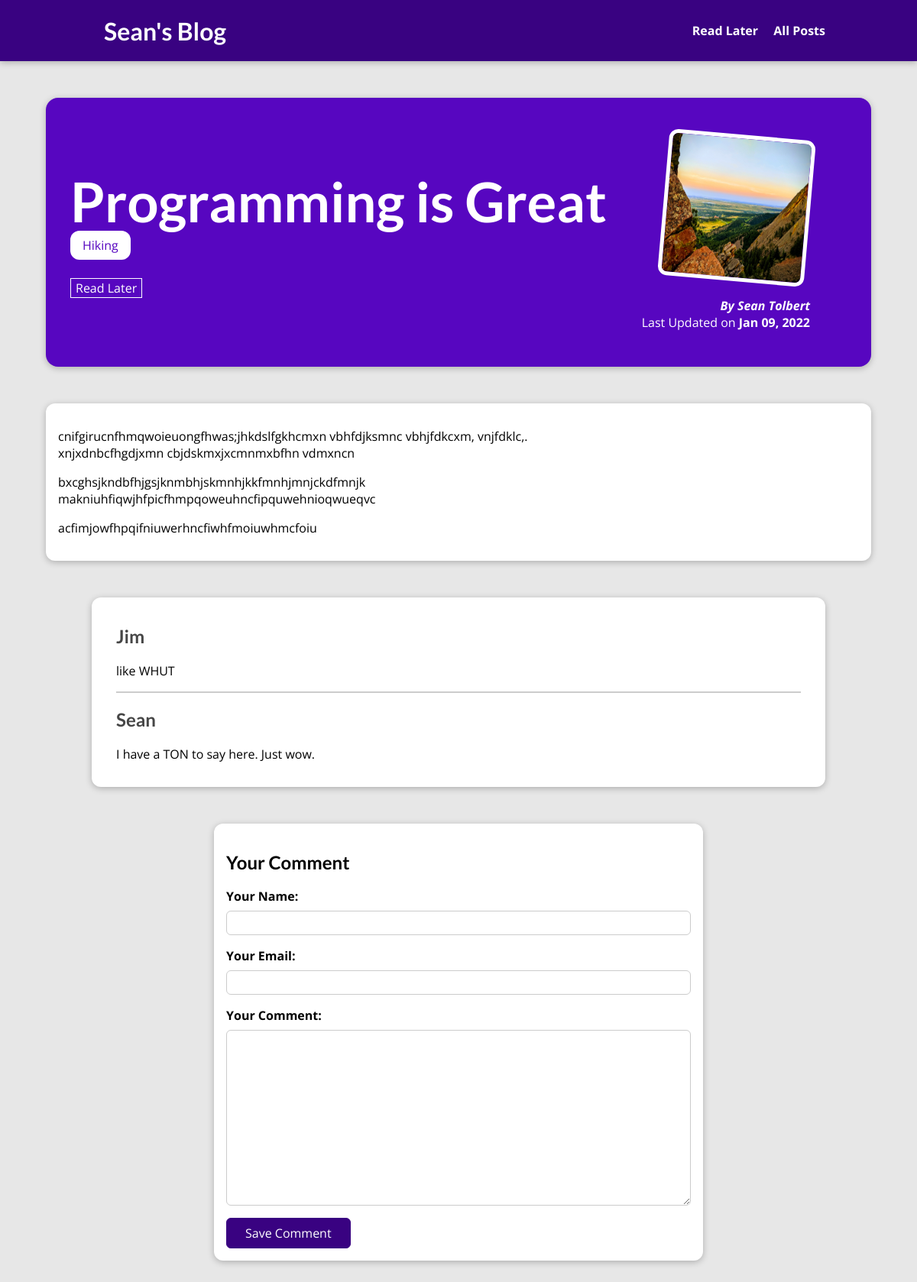
The page /posts/programming-is-great on the database its author committed.
### blog/models.py (models this page shows, shortened)
class Post(models.Model):
    title = models.CharField(max_length=200)
    excerpt = models.CharField(max_length=300)
    image = models.ImageField(upload_to="posts", null = True)
    date = models.DateField(auto_now=True)
    slug = models.SlugField(unique=True)
    content = models.TextField(validators=[MinLengthValidator(10)])
    author = models.ForeignKey(
        Author, on_delete=models.SET_NULL, null=True, related_name="posts")
    tag = models.ManyToManyField(Tag)

class Tag(models.Model):
    caption = models.CharField(max_length=100)
    def __str__(self):
        return self.caption

class Author(models.Model):
    first_name = models.CharField(max_length=50)
    last_name = models.CharField(max_length=50)
    email = models.EmailField()
    def full_name(self):
        return f"{self.first_name} {self.last_name}"
    def __str__(self):
        return self.full_name()

class Comment(models.Model):
    user_name = models.CharField(max_length=120)
    user_email = models.EmailField()
    text = models.TextField(max_length=400)
    post = models.ForeignKey(Post, on_delete=models.CASCADE, related_name="comments")

### blog/views.py (the view, shortened to what this page needs)
# urls.py: path('posts/<slug:slug>', views.PostDetailView.as_view(), name='post-detail'),
class PostDetailView(View):
    def is_stored_post(self, request, post_id):
        stored_posts = request.session.get("stored_posts")
        if stored_posts is not None:
            is_saved_for_later = post_id in stored_posts
        else:
            is_saved_for_later = False
        return is_saved_for_later
    def get(self, request, slug):
        post = Post.objects.get(slug=slug)
        context = {
            "post": post,
            "post_tags": post.tag.all(),
            "comment_form": CommentForm(),
            "comments": post.comments.all().order_by("-id"),
            "saved_for_later": self.is_stored_post(request, post.id),
        }
        return render(request, "blog/details.html", context)

### blog/forms.py
class CommentForm(forms.ModelForm):
    class Meta:
        model = Comment
        exclude = ["post"]
        labels = {
            "user_name": "Your Name",
            "user_email": "Your Email",
            "text": "Your Comment"
        }

### blog/templates/blog/details.html (shortened to what this page needs)
{% extends 'base.html' %}
{%load static%}
{% block css_files %}
  <link rel='stylesheet' href="{% static 'blog/details.css' %}" />
{% endblock %}
{% block content %}
<section id="summary">
  <h2>{{post.title}}</h2>
  <div>
    {% for tag in post_tags %}
    <span class="tag">{{tag}}</span>
    {% endfor %}
  </div>
  <div id="read-later">
    <form action="{% url "read-later" %}" method="POST">
      <button>
        {% if saved_for_later %}
          Remove from "Read Later" List
        {% else %}
          Read Later
        {% endif %}
      </button>
    </form>
  </div>
  <article>
    <img src="{{post.image.url}}" alt="{{post.title}}" />
    <address>
      By <a href="mailto:{{post.author.email}}">{{post.author|title}}</a>
    </address>
    <div>Last Updated on <time>{{post.date|date:"M d, Y"}}</time></div>
  </article>
</section>
<main>{{post.content|linebreaks}}</main>
<section id="comments">
  <ul>
    {% for comment in comments %}
    <li>
      <h2>{{comment.user_name}}</h2>
      <p>{{comment.text|linebreaks}}</p>
    </li>
    {% endfor %}
  </ul>
</section>
<section id="comment-form">
  <h2>Your Comment</h2>
  <form action="{% url "post-detail" post.slug %}" method="POST">
    {% for form_field in comment_form %}
    <div class="form-control {% if form_field.errors %}invalid{% endif %}">
      {{ form_field.label_tag }}
      {{ form_field }}
    </div>
    {% endfor %}
    <button>Save Comment</button>
  </form>
</section>
{% endblock %}

### static/app.css (style rules this page uses)
* { box-sizing: border-box; }
html { font-family: 'Open Sans', 'Lato', sans-serif; }
body { margin: 0; }
h1, h2, h3 { font-family: 'Lato', sans-serif; font-weight: bold; }

### blog/static/blog/details.css (style rules this page uses)
body { background-color: #e7e7e7; }
#summary { margin: 8rem auto 3rem auto; padding: 2rem; width: 90%; max-width: 90rem; border-radius: 16px; background-color: #5706c0; position: relative; box-shadow: 0 2px 8px rgba(0, 0, 0, 0.25); height: 22rem; }
#summary h2 { color: white; font-size: 4.5rem; margin-bottom: 0.25rem; }
#summary article { position: absolute; top: 2rem; right: 3rem; padding: 1rem 2rem; border-radius: 12px; text-align: right; color: white; }
#summary article img { width: 12rem; height: 12rem; border-radius: 12px; transform: rotateZ(5deg); border: 5px solid white; margin-bottom: 1rem; }
#summary address { font-weight: bold; }
#summary a { text-decoration: none; color: white; }
#summary time { font-weight: bold; }
#read-later { margin: 2rem 0; }
#read-later button { background-color: transparent; border: 1px solid white; font: inherit; padding: 0.5rem 2 rem; color: white; cursor: pointer; }
main { width: 90%; max-width: 90rem; margin: 3rem auto; background-color: white; padding: 1rem; border-radius: 12px; box-shadow: 0 2px 8px rgba(0, 0, 0, 0.25); }
.tag { background-color: white; color: #5706c0; padding: 0.5rem 1rem; border-radius: 12px; }
#comment-form { margin: 3rem auto; width: 90%; max-width: 40rem; border-radius: 12px; background-color: white; box-shadow: 0 2px 8px rgba(0, 0, 0, 0.25); padding: 1rem; }
#comment-form button { font: inherit; background-color: #390281; color: white; border: 1px solid #390281; padding: 0.5rem 1.5rem; border-radius: 6px; cursor: pointer; }
.form-control { margin-bottom: 1rem; }
.form-control label { font-weight: bold; margin-bottom: 0.5rem; display: block; }
.form-control input, .form-control textarea { display: block; width: 100%; font: inherit; padding: 0.25rem; border-radius: 6px; border: 1px solid #ccc; }
#comments { margin: 3rem auto; width: 90%; max-width: 60rem; border-radius: 12px; background-color: white; box-shadow: 0 2px 8px rgba(0, 0, 0, 0.25); padding: 1rem 2rem; }
#comments ul { list-style: none; margin: 0; padding: 0; }
#comments li { margin-bottom: 1rem; border-bottom: 2px solid #ccc; }
#comments li:last-of-type { border-bottom: none; }
#comments h2 { color: #464646; }

### rows shown on the page
Post: title "Programming is Great", image (picture), author "Sean Tolbert", date "Jan 09, 2022", content "cnifgirucnfhmqwoieuongfhwas;jhkdslfgkhcmxn vbhfdjksmnc vbhjfdkcxm, vnjfdklc,. xnjxdnbcfhgdjxmn cbjdskmxjxcmnmxbfhn vdmxncn bxcghsjkndbfhjgsjknmbhjskmnhjkkfmnhjmnjckdfmnjk makniuhfiqwjhfpicfhmpqoweuhncfipquwehnioqwueqvc acfimjowfhpqifniuwerhncfiwhfmoiuwhmcfoiu"
Tag: caption "Hiking"
Comment: user_name "Jim", text "like WHUT"
Comment: user_name "Sean", text "I have a TON to say here. Just wow."
